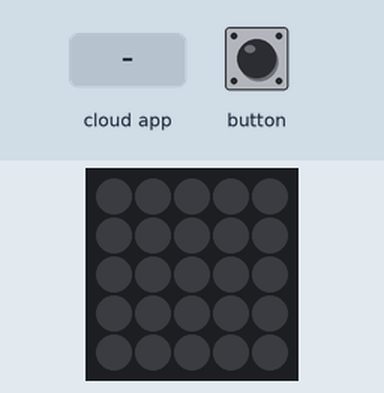
Simulated run of this sketch. Board: ESP32. On the bench: 5×5 RGB LED matrix (first LED top left, wired row by row). Inputs (shaded band) come from the test bench. Dim RGB values are drawn brighter than linear; WiFi joins after 1.5 s; servers stay silent unless stated; not simulated (calls return 0 or success): arduino_secrets.h.

Above: at 2.7 s.
2.8 s: the phone or cloud app sets M5_LED_state to 1
At 4.2 s:
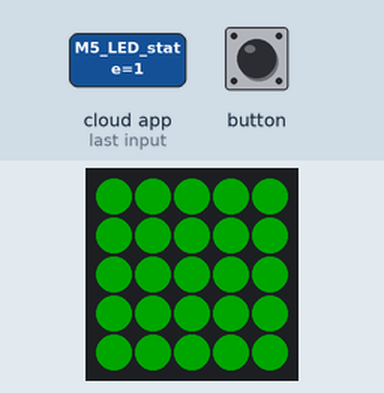
4.5 s: the phone or cloud app sets M5_LED_state to 0
At 5.3 s:
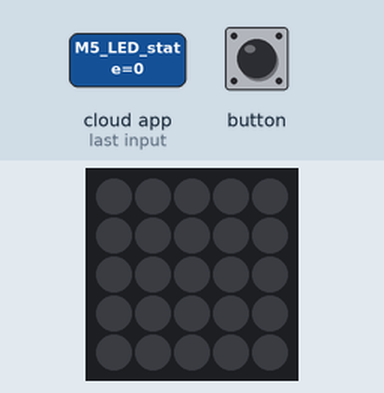
Timing chart, 0 to 7.5 s (numbered marks = the images above; inputs shaded):
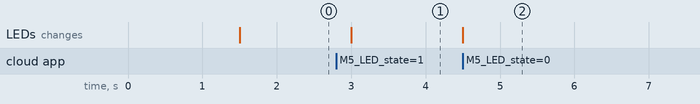

Measured:
- after the input at 2.8 s, the LEDs: change after 0.20 s (image 1)
- after the input at 4.5 s, the LEDs: change at once (image 2)

The sketch:

Arduino_Cloud_M5_test.ino
```cpp
#include "arduino_secrets.h"

// M5Atom - Version: Latest
#include <M5Atom.h>

/*
  Sketch generated by the Arduino IoT Cloud Thing "Arduino_Cloud_M5_test"
  https://create.arduino.cc/cloud/things/953ae441-ab30-40c8-a728-bdf18800cc81

  Arduino IoT Cloud Variables description

  The following variables are automatically generated and updated when changes are made to the Thing

  bool M5_button_state;
  bool M5_LED_state;

  Variables which are marked as READ/WRITE in the Cloud Thing will also have functions
  which are called when their values are changed from the Dashboard.
  These functions are generated with the Thing and added at the end of this sketch.
*/

#include "thingProperties.h"

void setup() {
  // Initialize serial and wait for port to open:
  Serial.begin(9600);
  // This delay gives the chance to wait for a Serial Monitor without blocking if none is found
  delay(1500);

  // Defined in thingProperties.h
  initProperties();

  // Connect to Arduino IoT Cloud
  ArduinoCloud.begin(ArduinoIoTPreferredConnection);

  /*
     The following function allows you to obtain more information
     related to the state of network and IoT Cloud connection and errors
     the higher number the more granular information you’ll get.
     The default is 0 (only errors).
     Maximum is 4
 */
  setDebugMessageLevel(2);
  ArduinoCloud.printDebugInfo();

  M5.begin(true, false, true);
}

void loop() {
  ArduinoCloud.update();
  // Your code here

  M5.update();
  M5_button_state = M5.Btn.isPressed();
}


/*
  Since M5_LED_state is READ_WRITE variable, onM5LedStateChange() is
  executed every time a new value is received from IoT Cloud.
*/
void onM5LedStateChange() {
  // Add your code here to act upon M5_LED_state change
  if (M5_LED_state == 1) {
    M5.dis.fillpix(0x00ff00);
  } else {
    M5.dis.fillpix(0x000000);
  }
}
```

thingProperties.h
```cpp
// Code generated by Arduino IoT Cloud, DO NOT EDIT.

#include <ArduinoIoTCloud.h>
#include <Arduino_ConnectionHandler.h>

const char DEVICE_LOGIN_NAME[]  = "82481f03-3c71-49b4-98bc-a0424ef3dc80";

const char SSID[]        = SECRET_SSID;          // Network SSID (name)
const char PASS[]        = SECRET_PASS;          // Network password (use for WPA, or use as key for WEP)
const char DEVICE_KEY[]  = SECRET_DEVICE_KEY;    // Secret device password

void onM5LedStateChange();

bool M5_button_state;
bool M5_LED_state;

void initProperties(){

  ArduinoCloud.setBoardId(DEVICE_LOGIN_NAME);
  ArduinoCloud.setSecretDeviceKey(DEVICE_KEY);
  ArduinoCloud.addProperty(M5_button_state, READ, ON_CHANGE, NULL);
  ArduinoCloud.addProperty(M5_LED_state, READWRITE, ON_CHANGE, onM5LedStateChange);

}

WiFiConnectionHandler ArduinoIoTPreferredConnection(SSID, PASS);
```
